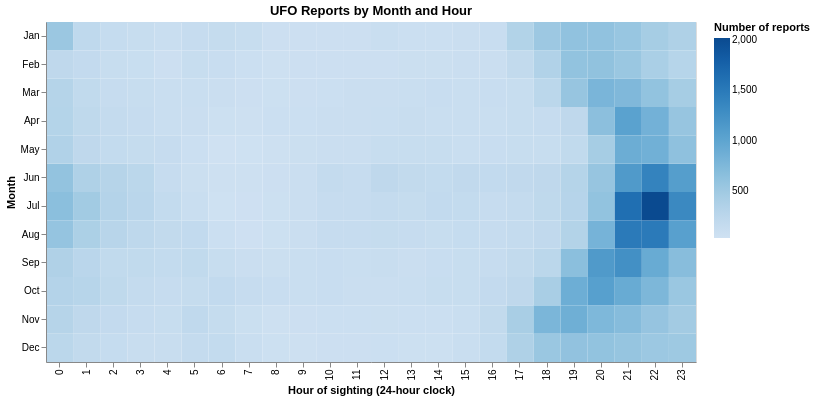

Notebook cell for this chart:
### Markdown cell above
## Plot 2: UFO Sightings by Month and Hour

This heatmap shows the number of reported UFO sightings across different months and hours of the day.

We extract the **month** and **hour** from cleaned timestamps and group the records by each month-hour combination to calculate the total number of sightings.

We use **ordinal encodings (O)** for months and hours because they follow a natural order, and a **quantitative encoding (Q)** for the number of sightings, represented by color intensity.

### Interactivity

An interactive **dropdown menu** allows users to filter the heatmap by country or view all countries together.

This makes it easier to compare reporting patterns across different countries and identify when UFO sightings are most frequently reported.

### Code cell
# Chart 2: group valid reports by month and hour of the sighting.
valid = ufo.dropna(subset=["sighting_time"]).copy()
valid["month"] = valid["sighting_time"].dt.strftime("%b")
valid["hour"] = valid["sighting_time"].dt.hour

# "All countries" includes every record with a valid date, even if the
# country field is missing. Additional options use reported country codes.
all_counts = (
    valid.groupby(["month", "hour"])
         .size()
         .reset_index(name="reports")
)
all_counts["region"] = "All countries"

country_names = {
    "us": "United States", "ca": "Canada", "gb": "United Kingdom",
    "au": "Australia"
}
country_rows = valid[valid["country"].isin(country_names)].copy()
country_rows["region"] = country_rows["country"].map(country_names)
country_counts = (
    country_rows.groupby(["region", "month", "hour"])
                .size()
                .reset_index(name="reports")
)

heatmap_data = pd.concat(
    [all_counts, country_counts], ignore_index=True
)
options = ["All countries"] + [
    label for label in country_names.values()
    if label in country_counts["region"].unique()
]

country_select = alt.param(
    name="selected_country",
    value="All countries",
    bind=alt.binding_select(options=options, name="Country: ")
)

month_order = ["Jan", "Feb", "Mar", "Apr", "May", "Jun",
               "Jul", "Aug", "Sep", "Oct", "Nov", "Dec"]

chart2 = (
    alt.Chart(heatmap_data)
    .mark_rect()
    .encode(
        x=alt.X("hour:O", sort=list(range(24)), title="Hour of sighting (24-hour clock)"),
        y=alt.Y("month:N", sort=month_order, title="Month"),
        color=alt.Color(
            "reports:Q", scale=alt.Scale(scheme="blues"),
            title="Number of reports"
        ),
        tooltip=[
            alt.Tooltip("region:N", title="Country selection"),
            alt.Tooltip("month:N", title="Month"),
            alt.Tooltip("hour:O", title="Hour"),
            alt.Tooltip("reports:Q", title="Reports", format=",d")
        ]
    )
    .add_params(country_select)
    .transform_filter(alt.datum.region == country_select)
    .properties(title="UFO Reports by Month and Hour", width=650, height=340)
)
chart2

### Figure 1 — Vega-Lite specification as saved in the notebook (floating-point values rounded to 4 significant figures; data arrays with more than 128 entries replaced by an {"elided": "..."} marker saying what was removed)
{"config": {"view": {"continuousWidth": 300, "continuousHeight": 300}}, "data": {"name": "data-0340164181ed5cd87e9796aff225dbd4"}, "mark": {"type": "rect"}, "encoding": {"color": {"field": "reports", "scale": {"scheme": "blues"}, "title": "Number of reports", "type": "quantitative"}, "tooltip": [{"field": "region", "title": "Country selection", "type": "nominal"}, {"field": "month", "title": "Month", "type": "nominal"}, {"field": "hour", "title": "Hour", "type": "ordinal"}, {"field": "reports", "format": ",d", "title": "Reports", "type": "quantitative"}], "x": {"field": "hour", "sort": [0, 1, 2, 3, 4, 5, 6, 7, 8, 9, 10, 11, 12, 13, 14, 15, 16, 17, 18, 19, 20, 21, 22, 23], "title": "Hour of sighting (24-hour clock)", "type": "ordinal"}, "y": {"field": "month", "sort": ["Jan", "Feb", "Mar", "Apr", "May", "Jun", "Jul", "Aug", "Sep", "Oct", "Nov", "Dec"], "title": "Month", "type": "nominal"}}, "height": 340, "params": [{"name": "selected_country", "bind": {"input": "select", "options": ["All countries", "United States", "Canada", "United Kingdom", "Australia"], "name": "Country: "}, "value": "All countries"}], "title": "UFO Reports by Month and Hour", "transform": [{"filter": "(datum.region === selected_country)"}], "width": 650, "$schema": "https://vega.github.io/schema/vega-lite/v6.4.1.json", "datasets": {"data-0340164181ed5cd87e9796aff225dbd4": {"elided": "1316 records"}}}
